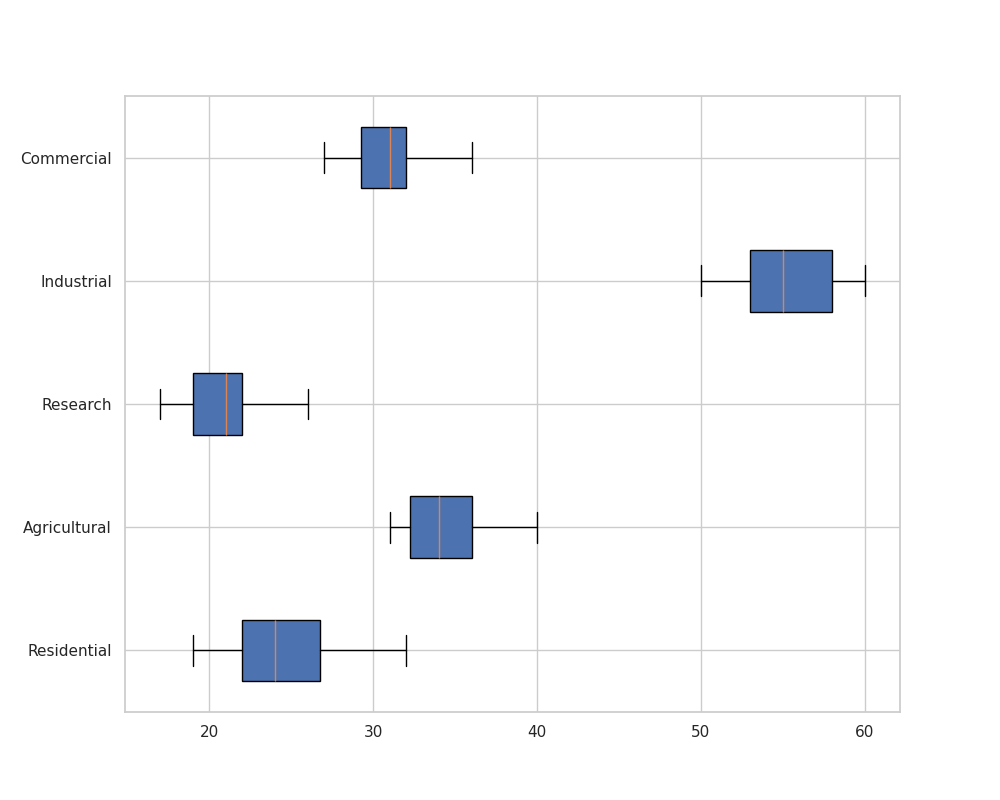

Generate this figure with Python:
import matplotlib.pyplot as plt
import numpy as np

# Data representing daily energy consumption (in terajoules) over a month for each sector
residential = [22, 24, 19, 30, 25, 21, 23, 22, 24, 23, 21, 26, 22, 27, 24, 24, 29, 21, 28, 32, 25, 23, 21, 22, 30, 23, 28, 27, 24, 22]
agricultural = [33, 32, 31, 34, 35, 38, 37, 34, 36, 33, 35, 32, 33, 38, 31, 39, 40, 34, 36, 37, 38, 32, 33, 36, 31, 35, 32, 34, 33, 32]
research = [22, 19, 20, 21, 18, 17, 18, 19, 25, 20, 22, 24, 23, 26, 21, 21, 21, 22, 20, 19, 25, 24, 19, 22, 26, 20, 21, 18, 20, 19]
industrial = [53, 55, 56, 52, 53, 52, 60, 58, 57, 56, 54, 58, 53, 50, 51, 51, 55, 60, 54, 57, 58, 60, 59, 58, 59, 55, 50, 52, 55, 56]
commercial = [31, 29, 30, 34, 28, 32, 33, 30, 30, 29, 31, 28, 27, 35, 31, 32, 31, 34, 36, 30, 33, 32, 29, 30, 29, 32, 34, 28, 31, 30]

# Sector labels
sectors = ["Residential", "Agricultural", "Research", "Industrial", "Commercial"]

# Create a single subplot for the Box Plot
fig, ax = plt.subplots(figsize=(10, 8))

# Box Plot
box = ax.boxplot([residential, agricultural, research, industrial, commercial], vert=False, patch_artist=True, notch=False)

ax.set_yticks(np.arange(1, len(sectors) + 1))
ax.set_yticklabels(sectors)

# Display the plot
plt.show()
